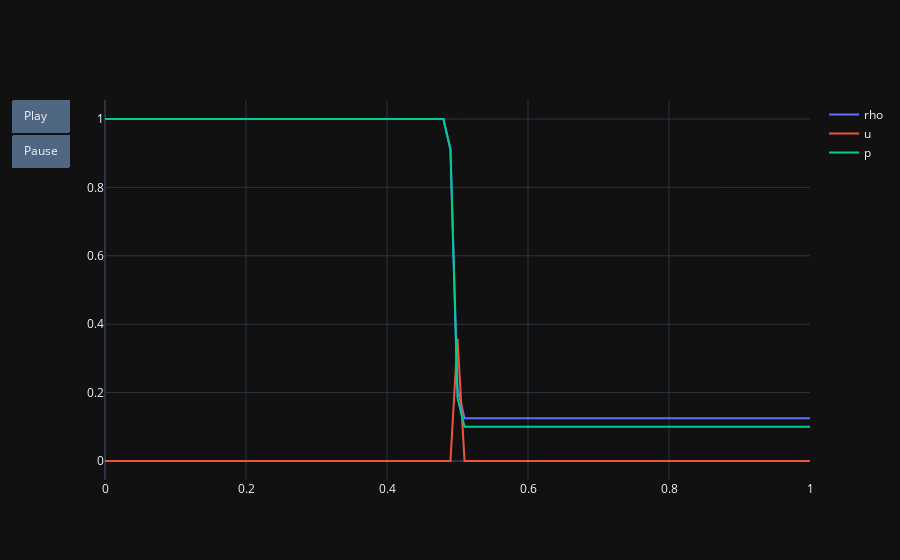

Notebook code cell kept with this figure:
### Markdown cell above
## Animate entire solution

### Code cell
# animation speed (in frames per second, fps)
fps = 60

# get all filenames ending in *.csv within the solnData folder
filenames_raw = [f for f in os.listdir('solnData') if f.endswith('.csv')]
filenames_raw.sort()

# read first latest_solution and plot
df = pd.read_csv(f'solnData/{filenames_raw[0]}')
fig = go.Figure(data=[go.Scatter(x=df['x'], y=df['rho'], name='rho', mode='lines'),
                     go.Scatter(x=df['x'], y=df['u'], name='u', mode='lines'),
                     go.Scatter(x=df['x'], y=df['p'], name='p', mode='lines')])
fig.update_layout(template='plotly_dark')

frames = list()
for filename in filenames_raw[1:]:
    df = pd.read_csv(f'solnData/{filename}')
    frames.append(go.Frame(data=[go.Scatter(x=df['x'], y=df['rho'], name='rho', mode='lines'),
                                go.Scatter(x=df['x'], y=df['u'], name='u', mode='lines'),
                                go.Scatter(x=df['x'], y=df['p'], name='p', mode='lines')]))

fig.update(frames=frames)
fig.update_layout(updatemenus=[dict(type="buttons", showactive=False, buttons=[dict(label="Play", method="animate",
    args=[None, {"frame": {"duration": 1000/fps, "redraw": False},
    "fromcurrent": True, "transition": {"duration": 300}}]), 
    dict(label="Pause", method="animate",
    args=[[None], {"frame": {"duration": 0, "redraw": False},
    "mode": "immediate", "transition": {"duration": 0}}])]
    )])
fig.show()

### Figure 1 — Plotly figure (JSON) as saved in the notebook; plotly's stock layout.template omitted (floating-point values rounded to 4 significant figures)
{"data": [{"mode": "lines", "name": "rho", "type": "scatter", "x": [0.0, 0.01, 0.02, 0.03, 0.04, 0.05, 0.06, 0.07, 0.08, 0.09, 0.1, 0.11, 0.12, 0.13, 0.14, 0.15, 0.16, 0.17, 0.18, 0.19, 0.2, 0.21, 0.22, 0.23, 0.24, 0.25, 0.26, 0.27, 0.28, 0.29, 0.3, 0.31, 0.32, 0.33, 0.34, 0.35, 0.36, 0.37, 0.38, 0.39, 0.4, 0.41, 0.42, 0.43, 0.44, 0.45, 0.46, 0.47, 0.48, 0.49, 0.5, 0.51, 0.52, 0.53, 0.54, 0.55, 0.56, 0.57, 0.58, 0.59, 0.6, 0.61, 0.62, 0.63, 0.64, 0.65, 0.66, 0.67, 0.68, 0.69, 0.7, 0.71, 0.72, 0.73, 0.74, 0.75, 0.76, 0.77, 0.78, 0.79, 0.8, 0.81, 0.82, 0.83, 0.84, 0.85, 0.86, 0.87, 0.88, 0.89, 0.9, 0.91, 0.92, 0.93, 0.94, 0.95, 0.96, 0.97, 0.98, 0.99, 1.0], "y": [1.0, 1.0, 1.0, 1.0, 1.0, 1.0, 1.0, 1.0, 1.0, 1.0, 1.0, 1.0, 1.0, 1.0, 1.0, 1.0, 1.0, 1.0, 1.0, 1.0, 1.0, 1.0, 1.0, 1.0, 1.0, 1.0, 1.0, 1.0, 1.0, 1.0, 1.0, 1.0, 1.0, 1.0, 1.0, 1.0, 1.0, 1.0, 1.0, 1.0, 1.0, 1.0, 1.0, 1.0, 1.0, 1.0, 1.0, 1.0, 1.0, 0.9125, 0.2125, 0.125, 0.125, 0.125, 0.125, 0.125, 0.125, 0.125, 0.125, 0.125, 0.125, 0.125, 0.125, 0.125, 0.125, 0.125, 0.125, 0.125, 0.125, 0.125, 0.125, 0.125, 0.125, 0.125, 0.125, 0.125, 0.125, 0.125, 0.125, 0.125, 0.125, 0.125, 0.125, 0.125, 0.125, 0.125, 0.125, 0.125, 0.125, 0.125, 0.125, 0.125, 0.125, 0.125, 0.125, 0.125, 0.125, 0.125, 0.125, 0.125, 0.125]}, {"mode": "lines", "name": "u", "type": "scatter", "x": [0.0, 0.01, 0.02, 0.03, 0.04, 0.05, 0.06, 0.07, 0.08, 0.09, 0.1, 0.11, 0.12, 0.13, 0.14, 0.15, 0.16, 0.17, 0.18, 0.19, 0.2, 0.21, 0.22, 0.23, 0.24, 0.25, 0.26, 0.27, 0.28, 0.29, 0.3, 0.31, 0.32, 0.33, 0.34, 0.35, 0.36, 0.37, 0.38, 0.39, 0.4, 0.41, 0.42, 0.43, 0.44, 0.45, 0.46, 0.47, 0.48, 0.49, 0.5, 0.51, 0.52, 0.53, 0.54, 0.55, 0.56, 0.57, 0.58, 0.59, 0.6, 0.61, 0.62, 0.63, 0.64, 0.65, 0.66, 0.67, 0.68, 0.69, 0.7, 0.71, 0.72, 0.73, 0.74, 0.75, 0.76, 0.77, 0.78, 0.79, 0.8, 0.81, 0.82, 0.83, 0.84, 0.85, 0.86, 0.87, 0.88, 0.89, 0.9, 0.91, 0.92, 0.93, 0.94, 0.95, 0.96, 0.97, 0.98, 0.99, 1.0], "y": [0.0, 0.0, 0.0, 0.0, 0.0, 0.0, 0.0, 0.0, 0.0, 0.0, 0.0, 0.0, 0.0, 0.0, 0.0, 0.0, 0.0, 0.0, 0.0, 0.0, 0.0, 0.0, 0.0, 0.0, 0.0, 0.0, 0.0, 0.0, 0.0, 0.0, 0.0, 0.0, 0.0, 0.0, 0.0, 0.0, 0.0, 0.0, 0.0, 0.0, 0.0, 0.0, 0.0, 0.0, 0.0, 0.0, 0.0, 0.0, 0.0, 0.0, 0.3579, 0.0, 0.0, 0.0, 0.0, 0.0, 0.0, 0.0, 0.0, 0.0, 0.0, 0.0, 0.0, 0.0, 0.0, 0.0, 0.0, 0.0, 0.0, 0.0, 0.0, 0.0, 0.0, 0.0, 0.0, 0.0, 0.0, 0.0, 0.0, 0.0, 0.0, 0.0, 0.0, 0.0, 0.0, 0.0, 0.0, 0.0, 0.0, 0.0, 0.0, 0.0, 0.0, 0.0, 0.0, 0.0, 0.0, 0.0, 0.0, 0.0, 0.0]}, {"mode": "lines", "name": "p", "type": "scatter", "x": [0.0, 0.01, 0.02, 0.03, 0.04, 0.05, 0.06, 0.07, 0.08, 0.09, 0.1, 0.11, 0.12, 0.13, 0.14, 0.15, 0.16, 0.17, 0.18, 0.19, 0.2, 0.21, 0.22, 0.23, 0.24, 0.25, 0.26, 0.27, 0.28, 0.29, 0.3, 0.31, 0.32, 0.33, 0.34, 0.35, 0.36, 0.37, 0.38, 0.39, 0.4, 0.41, 0.42, 0.43, 0.44, 0.45, 0.46, 0.47, 0.48, 0.49, 0.5, 0.51, 0.52, 0.53, 0.54, 0.55, 0.56, 0.57, 0.58, 0.59, 0.6, 0.61, 0.62, 0.63, 0.64, 0.65, 0.66, 0.67, 0.68, 0.69, 0.7, 0.71, 0.72, 0.73, 0.74, 0.75, 0.76, 0.77, 0.78, 0.79, 0.8, 0.81, 0.82, 0.83, 0.84, 0.85, 0.86, 0.87, 0.88, 0.89, 0.9, 0.91, 0.92, 0.93, 0.94, 0.95, 0.96, 0.97, 0.98, 0.99, 1.0], "y": [1.0, 1.0, 1.0, 1.0, 1.0, 1.0, 1.0, 1.0, 1.0, 1.0, 1.0, 1.0, 1.0, 1.0, 1.0, 1.0, 1.0, 1.0, 1.0, 1.0, 1.0, 1.0, 1.0, 1.0, 1.0, 1.0, 1.0, 1.0, 1.0, 1.0, 1.0, 1.0, 1.0, 1.0, 1.0, 1.0, 1.0, 1.0, 1.0, 1.0, 1.0, 1.0, 1.0, 1.0, 1.0, 1.0, 1.0, 1.0, 1.0, 0.91, 0.1846, 0.1, 0.1, 0.1, 0.1, 0.1, 0.1, 0.1, 0.1, 0.1, 0.1, 0.1, 0.1, 0.1, 0.1, 0.1, 0.1, 0.1, 0.1, 0.1, 0.1, 0.1, 0.1, 0.1, 0.1, 0.1, 0.1, 0.1, 0.1, 0.1, 0.1, 0.1, 0.1, 0.1, 0.1, 0.1, 0.1, 0.1, 0.1, 0.1, 0.1, 0.1, 0.1, 0.1, 0.1, 0.1, 0.1, 0.1, 0.1, 0.1, 0.1]}], "layout": {"updatemenus": [{"buttons": [{"args": [null, {"frame": {"duration": 16.67, "redraw": false}, "fromcurrent": true, "transition": {"duration": 300}}], "label": "Play", "method": "animate"}, {"args": [[null], {"frame": {"duration": 0, "redraw": false}, "mode": "immediate", "transition": {"duration": 0}}], "label": "Pause", "method": "animate"}], "showactive": false, "type": "buttons"}]}}
